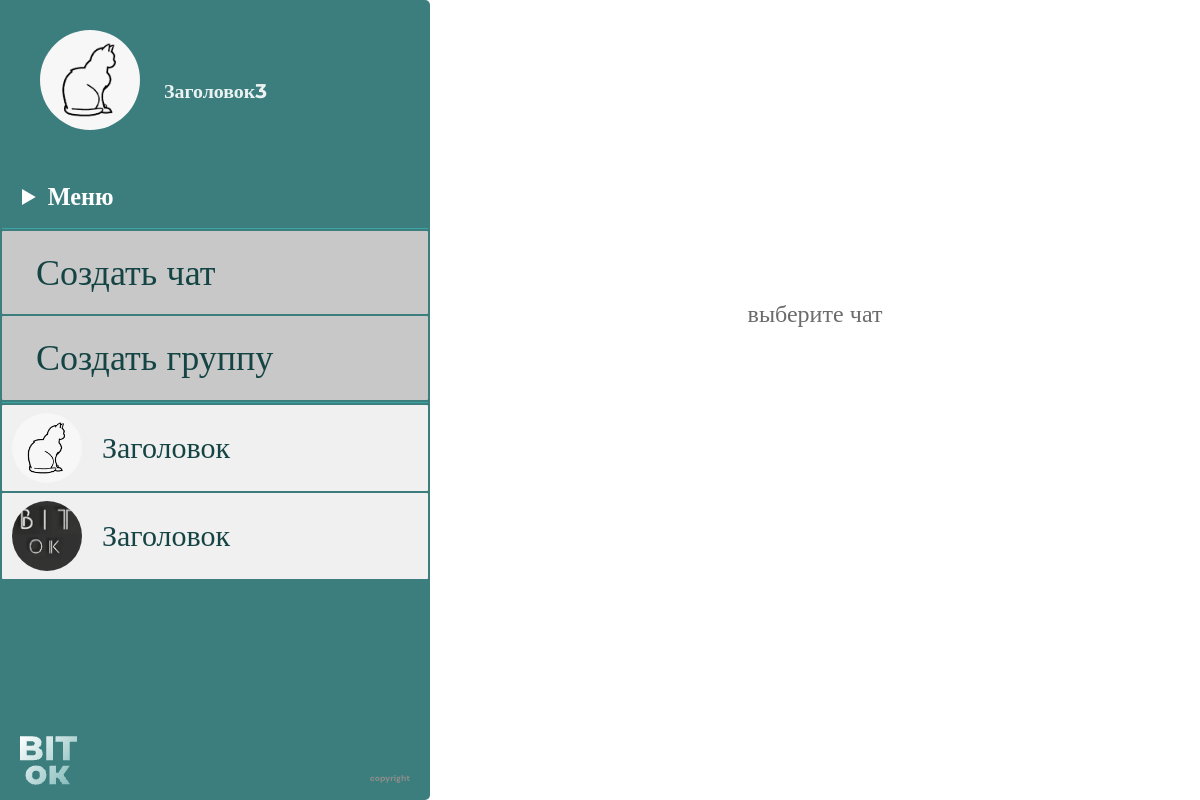
The page /chats (signed in) on the database its author committed.
### data/user.py (models this page shows, shortened)
class User(SqlAlchemyBase, UserMixin):
    __tablename__ = 'user'
    id = sqlalchemy.Column(sqlalchemy.Integer,
                           primary_key=True, autoincrement=True)
    name = sqlalchemy.Column(sqlalchemy.String, nullable=True)
    email = sqlalchemy.Column(sqlalchemy.String,
                              index=True, unique=True, nullable=True)
    hashed_password = sqlalchemy.Column(sqlalchemy.String, nullable=True)
    publications = sqlalchemy.Column(sqlalchemy.String, nullable=True)
    friends = sqlalchemy.Column(sqlalchemy.String, nullable=True)
    potential_friends = sqlalchemy.Column(sqlalchemy.String, nullable=True)
    photo = sqlalchemy.Column(sqlalchemy.String)
    messages = sqlalchemy.Column(sqlalchemy.String)
    messages_bad = sqlalchemy.Column(sqlalchemy.String)
    form = sqlalchemy.Column(sqlalchemy.String)
    role = sqlalchemy.Column(sqlalchemy.Integer)
    chats = sqlalchemy.Column(sqlalchemy.String)
    idstr = sqlalchemy.Column(sqlalchemy.String)
    current_form = sqlalchemy.Column(sqlalchemy.String)

### data/private_chat.py (models this page shows)
class PrivateChat(SqlAlchemyBase):
    __tablename__ = 'privatechat'
    id = sqlalchemy.Column(sqlalchemy.Integer,
                           primary_key=True, autoincrement=True)
    name1 = sqlalchemy.Column(sqlalchemy.String)
    name2 = sqlalchemy.Column(sqlalchemy.String)
    user1 = sqlalchemy.Column(sqlalchemy.Integer)
    user2 = sqlalchemy.Column(sqlalchemy.Integer)
    photo1 = sqlalchemy.Column(sqlalchemy.String)
    photo2 = sqlalchemy.Column(sqlalchemy.String)

### data/chat.py (models this page shows)
class Chat(SqlAlchemyBase):
    __tablename__ = 'chat'
    id = sqlalchemy.Column(sqlalchemy.Integer,
                           primary_key=True, autoincrement=True)
    name = sqlalchemy.Column(sqlalchemy.String, nullable=True)
    admin = sqlalchemy.Column(sqlalchemy.Integer)
    photo = sqlalchemy.Column(sqlalchemy.String)
    peoples = sqlalchemy.Column(sqlalchemy.String)
    count_peoples = sqlalchemy.Column(sqlalchemy.Integer)

### main.py (the view)
@app.route('/chats')
def chats():
    data = db_sess.query(Chat).filter(Chat.peoples.like(f'%{current_user.id}%')).all()
    data2 = db_sess.query(PrivateChat).filter(
        or_(PrivateChat.user2 == current_user.id, PrivateChat.user1 == current_user.id)).all()
    return render_template('chats.html', title='Группы', data=data, data2=data2)

### data/db_session.py (called while the page is built)
def create_session() -> Session:
    global __factory
    return __factory()

### main.py (called while the page is built)
@login_manager.user_loader
def load_teacher(user_id):
    db_sess = db_session.create_session()
    return db_sess.query(User).get(user_id)

### templates/chats.html (shortened to what this page needs)
<!DOCTYPE html>
<html lang="en">
<head>
    <link rel="stylesheet" href="../static/css/chats_style/chats_style.css">
</head>
<body>
    {% if current_user.is_authenticated %}
    <div class="site">
        <div class="site_left">
            <div class="profile">
                <div class="profile__img-wrapper">
                    <img src="/static/profile_photos/{{current_user.photo}}" alt="" class="profile__img">
                </div>
                <a href="/profile" class="profile__name" display="block">{{current_user.name}}</a>
            </div>
            <nav class="menu">
                <details class="menu__deatils-block">
                    <summary class="menu__title">Меню</summary>
                </details>
                <ul class="menu__buttons">
                    <li><a href="add_private" class="menu__link">Создать чат</a></li>
                    <li><a href="add_chat" class="menu__link">Создать группу</a></li>
                </ul>
                <ul class="menu__chats">
                    {% for item in data2%}
                    <a href="read_private_chat/{{item.id}}" class="chat" width="400">
                        {% if current_user.id == item.user1%}
                        <h2 class="chat__name">{{item.name1}}</h2>
                        <img class="chat__img" src="/static/profile_photos/{{item.photo2}}" width="70" height="70">
                        {% else %}
                        <h2 class="chat__name">{{item.name2}}</h2>
                        <img class="chat__img" src="/static/profile_photos/{{item.photo1}}" width="70" height="70">
                        {% endif %}
                    </a>
                    {% endfor %}
                    {% for item in data%}
                    <a href="read_chat/{{item.id}}" class="chat" width="400">
                        <h2 class="chat__name">{{item.name}}</h2>
                        <img class="chat__img" src="/static/chat_imgs/{{item.photo}}" width="70" height="70">
                    </a>
                    {% endfor %}
                </ul>
            </nav>
            <footer class="footer">
                <a href="/index" class="footer__logo"><img src="/static/img/logo_footer.png" alt=""></a>
                <p class="footer__copyright">copyright</p>
            </footer>
        </div>
        <div class="site_right">
            <p>выберите чат</p>
        </div>
    </div>
    {% endif %}
</body>
</html>

### static/css/chats_style/chats_style.css (style rules this page uses)
* { padding: 0; margin: 0; border: 0; }
*, *:before, *:after { box-sizing: border-box; }
nav, footer, header, aside { display: block; }
html, body { height: 100%; width: 100%; font-size: 100%; line-height: 1; font-size: 14px; -ms-text-size-adjust: 100%; -moz-text-size-adjust: 100%; -webkit-text-size-adjust: 100%; }
a, a:visited { text-decoration: none; }
ul li { list-style: none; }
img { vertical-align: top; }
h1, h2, h3, h4, h5, h6 { font-size: inherit; font-weight: 400; }
.site { display: flex; position: relative; background-color: #fff; overflow: hidden; }
.site_left { position: sticky; z-index: 100; left: 0; top: 0; width: 430px; height: 100vh; border-radius: 0px 5px 5px 0px; background: rgb(60, 126, 126); }
.site_left .profile { display: flex; gap: 24px; padding: 30px 0px 50px 40px; }
.site_left .profile__img { width: 100%; height: 100%; border-radius: 50%; }
.site_left .profile__img-wrapper { width: 100px; height: 100px; background: rgb(60, 126, 126); border-radius: 50%; }
.site_left .profile__name { color: rgba(255, 255, 255, 0.9); font-family: Montserrat; font-size: 19.89px; font-weight: 700; line-height: 120%; letter-spacing: 0%; text-align: center; padding-top: 50px; }
.site_left .menu { overflow: auto; max-height: 68vh; padding: 2px; scrollbar-color: white rgb(60, 126, 126); }
.site_left .menu__deatils-block { overflow: hidden; }
.site_left .menu__buttons { display: flex; flex-direction: column; gap: 2px; padding-top: 2px; padding-bottom: 2px; }
.site_left .menu__buttons a { background-color: #c8c8c8; }
.site_left .menu__buttons::after, .site_left .menu__buttons:before { content: ""; width: 100%; height: 1px; background: rgb(61, 163, 163); }
.site_left .menu__title { color: rgb(255, 255, 255); font-family: Montserrat; font-size: 24.27px; font-weight: 700; line-height: 120%; letter-spacing: 0%; text-align: left; margin-bottom: 15px; padding-left: 20px; cursor: pointer; }
.site_left .menu__link { display: block; border-radius: 1px; background: rgb(255, 255, 255); width: 100%; padding: 20px 34px; color: rgb(21, 68, 68); font-family: Montserrat; font-size: 36px; font-weight: 400; line-height: 120%; letter-spacing: 0%; text-align: left; }
.site_left .footer { position: absolute; left: 0; bottom: 0; display: flex; justify-content: space-between; align-items: flex-end; width: 100%; padding: 0 20px 15px 20px; }
.site_left .footer__copyright { color: rgb(142, 141, 138); font-family: "DM Sans"; font-size: 8.42px; font-weight: 800; line-height: 130%; letter-spacing: 0px; text-align: center; }
.site_right { position: absolute; top: 0; width: 100vw; padding-left: 430px; }
.site_right p { color: rgb(107, 107, 107); font-family: Montserrat; font-size: 24px; font-weight: 400; line-height: 120%; letter-spacing: 0%; text-align: center; padding-top: 300px; }
.menu__chats { display: flex; flex-direction: column; gap: 2px; }
.chat { display: block; border-radius: 1px; background: rgb(240, 240, 240); display: flex; flex-direction: row-reverse; justify-content: start; align-items: center; gap: 20px; padding: 8px 10px; }
.chat__name { color: rgb(21, 68, 68); font-family: Montserrat; font-size: 30px; font-weight: 400; line-height: 120%; text-align: left; }
.chat__img { border-radius: 50%; }

### rows shown on the page
User: photo (picture), name "Заголовок3"
PrivateChat: name1 "Заголовок", photo2 (picture)
Chat: name "Заголовок", photo (picture)
